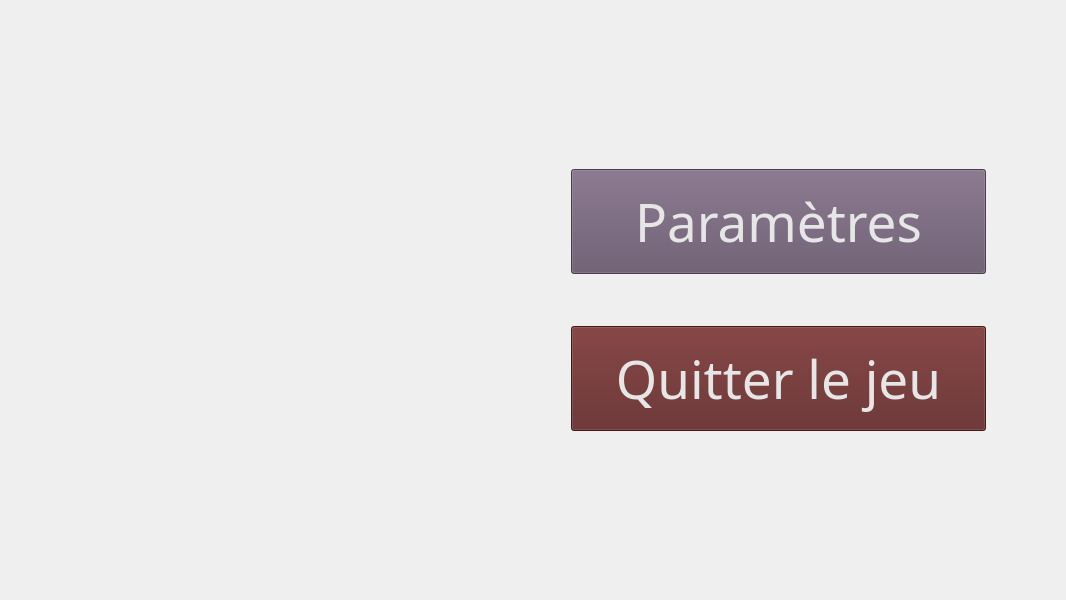
<?xml version="1.0" encoding="UTF-8"?>
<ui version="4.0">
 <class>W_ScreenMenu</class>
 <widget class="QWidget" name="W_ScreenMenu">
  <property name="geometry">
   <rect>
    <x>0</x>
    <y>0</y>
    <width>1066</width>
    <height>600</height>
   </rect>
  </property>
  <property name="windowTitle">
   <string>Form</string>
  </property>
  <layout class="QHBoxLayout" name="horizontalLayout" stretch="1,6,1,6,1">
   <item>
    <spacer name="horizontalSpacer_2">
     <property name="orientation">
      <enum>Qt::Horizontal</enum>
     </property>
     <property name="sizeHint" stdset="0">
      <size>
       <width>40</width>
       <height>20</height>
      </size>
     </property>
    </spacer>
   </item>
   <item>
    <widget class="QLabel" name="label">
     <property name="sizePolicy">
      <sizepolicy hsizetype="MinimumExpanding" vsizetype="MinimumExpanding">
       <horstretch>0</horstretch>
       <verstretch>0</verstretch>
      </sizepolicy>
     </property>
     <property name="minimumSize">
      <size>
       <width>0</width>
       <height>0</height>
      </size>
     </property>
     <property name="maximumSize">
      <size>
       <width>16777215</width>
       <height>16777215</height>
      </size>
     </property>
     <property name="styleSheet">
      <string notr="true">QLabel{
	border-image:url(:/images/Secret_Voldemort_Cover.png);
}</string>
     </property>
     <property name="text">
      <string/>
     </property>
    </widget>
   </item>
   <item>
    <spacer name="horizontalSpacer_3">
     <property name="orientation">
      <enum>Qt::Horizontal</enum>
     </property>
     <property name="sizeHint" stdset="0">
      <size>
       <width>40</width>
       <height>20</height>
      </size>
     </property>
    </spacer>
   </item>
   <item>
    <layout class="QVBoxLayout" name="verticalLayout" stretch="3,2,1,2,3">
     <property name="spacing">
      <number>0</number>
     </property>
     <property name="rightMargin">
      <number>0</number>
     </property>
     <item>
      <spacer name="verticalSpacer">
       <property name="orientation">
        <enum>Qt::Vertical</enum>
       </property>
       <property name="sizeHint" stdset="0">
        <size>
         <width>20</width>
         <height>40</height>
        </size>
       </property>
      </spacer>
     </item>
     <item>
      <widget class="QPushButton" name="buttonSettings">
       <property name="sizePolicy">
        <sizepolicy hsizetype="MinimumExpanding" vsizetype="MinimumExpanding">
         <horstretch>0</horstretch>
         <verstretch>0</verstretch>
        </sizepolicy>
       </property>
       <property name="font">
        <font>
         <family>Niagara Solid</family>
         <pointsize>40</pointsize>
        </font>
       </property>
       <property name="styleSheet">
        <string notr="true">QPushButton{
	background-color:rgb(102,84,107);
	color:rgb(230,230,230);
}
QPushButton::pressed{
	background-color:rgb(80,60,80);
}</string>
       </property>
       <property name="text">
        <string>Paramètres</string>
       </property>
      </widget>
     </item>
     <item>
      <spacer name="verticalSpacer_2">
       <property name="orientation">
        <enum>Qt::Vertical</enum>
       </property>
       <property name="sizeHint" stdset="0">
        <size>
         <width>20</width>
         <height>40</height>
        </size>
       </property>
      </spacer>
     </item>
     <item>
      <widget class="QPushButton" name="buttonQuitGame">
       <property name="sizePolicy">
        <sizepolicy hsizetype="MinimumExpanding" vsizetype="MinimumExpanding">
         <horstretch>0</horstretch>
         <verstretch>0</verstretch>
        </sizepolicy>
       </property>
       <property name="font">
        <font>
         <family>Niagara Solid</family>
         <pointsize>40</pointsize>
        </font>
       </property>
       <property name="styleSheet">
        <string notr="true">QPushButton{
	background-color:rgb(93,34,34);
	color:rgb(230,230,230);
}
QPushButton::pressed{
	background-color:rgb(70,15,15);
}</string>
       </property>
       <property name="text">
        <string>Quitter le jeu</string>
       </property>
      </widget>
     </item>
     <item>
      <spacer name="verticalSpacer_3">
       <property name="orientation">
        <enum>Qt::Vertical</enum>
       </property>
       <property name="sizeHint" stdset="0">
        <size>
         <width>20</width>
         <height>40</height>
        </size>
       </property>
      </spacer>
     </item>
    </layout>
   </item>
   <item>
    <spacer name="horizontalSpacer">
     <property name="orientation">
      <enum>Qt::Horizontal</enum>
     </property>
     <property name="sizeHint" stdset="0">
      <size>
       <width>40</width>
       <height>20</height>
      </size>
     </property>
    </spacer>
   </item>
  </layout>
 </widget>
 <resources/>
 <connections/>
</ui>
